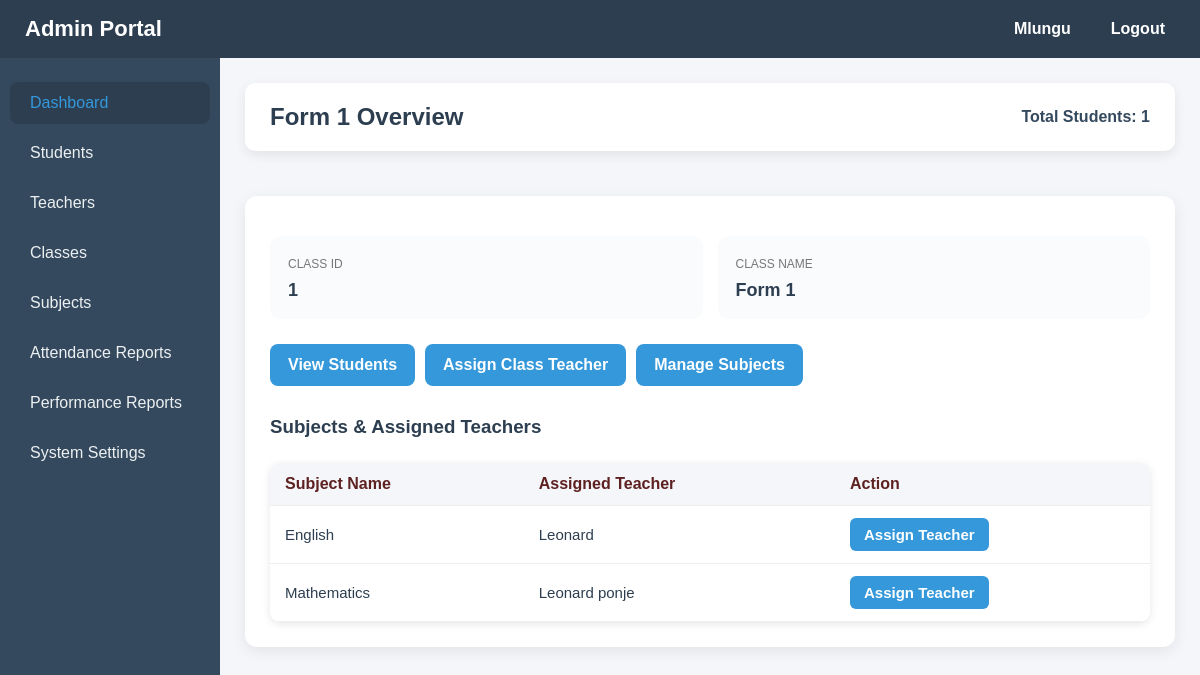
Page /admin/classes/view_class.php?id=1 (signed in) on the committed database.
### tables this page shows
CREATE TABLE IF NOT EXISTS `classes` (
  `class_id` int NOT NULL AUTO_INCREMENT,
  `class_name` varchar(50) NOT NULL,
  `class_teacher` int DEFAULT NULL,
  PRIMARY KEY (`class_id`),
  KEY `class_teacher` (`class_teacher`)
);

CREATE TABLE IF NOT EXISTS `subjects` (
  `subject_id` int NOT NULL AUTO_INCREMENT,
  `subject_name` varchar(100) NOT NULL,
  `class_id` int DEFAULT NULL,
  PRIMARY KEY (`subject_id`)
);

CREATE TABLE IF NOT EXISTS `users` (
  `user_id` int NOT NULL AUTO_INCREMENT,
  `name` varchar(100) NOT NULL,
  `username` varchar(50) NOT NULL,
  `password` varchar(255) NOT NULL,
  `role` enum('admin','teacher','student') NOT NULL,
  `email` varchar(100) DEFAULT NULL,
  `phone` varchar(20) DEFAULT NULL,
  `created_at` timestamp NULL DEFAULT CURRENT_TIMESTAMP,
  `profile_image` varchar(255) DEFAULT 'default.png',
  `last_login` datetime DEFAULT NULL,
  PRIMARY KEY (`user_id`),
  UNIQUE KEY `username` (`username`)
);

### admin/classes/view_class.php (the view, shortened to what this page needs)
<?php
include("../../config/database.php");
$class_id = intval($_GET['id']);
$class = mysqli_query($conn, "SELECT * FROM classes WHERE class_id='$class_id'");
$class_data = mysqli_fetch_assoc($class);
$students_count = mysqli_fetch_assoc(mysqli_query($conn, "
    SELECT COUNT(*) AS total
    FROM students
    WHERE class_id='$class_id'
"))['total'];
$subjects = mysqli_query($conn, "
    SELECT s.subject_id, s.subject_name, u.name AS teacher_name
    FROM subjects s
    LEFT JOIN class_subjects cs
        ON cs.subject_id = s.subject_id AND cs.class_id = s.class_id
    LEFT JOIN teachers t
        ON t.teacher_id = cs.teacher_id
    LEFT JOIN users u
        ON u.user_id = t.user_id
    WHERE s.class_id = '$class_id'
    ORDER BY s.subject_name ASC
");
?>
<!DOCTYPE html>
<html>
<head>
    <link rel="stylesheet" href="../../assets/css/admin.css">
</head>
<body>
<div class="header">
    <div class="header-left">
        <span class="dashboard-title">Admin Portal</span>
    </div>
    <div class="header-right">
        <span class="header-name"><?php echo $_SESSION['name']; ?></span>
        <a href="../../includes/logout.php">Logout</a>
    </div>
</div>
<div class="dashboard">
<div class="sidebar">
    <a href="../dashboard.php" class="active">Dashboard</a>
    <a href="../students/manage_students.php">Students</a>
    <a href="../teachers/manage_teachers.php">Teachers</a>
    <a href="../classes/manage_classes.php">Classes</a>
    <a href="../subjects/manage_subjects.php">Subjects</a>
    <a href="../reports/attendance_report.php">Attendance Reports</a>
    <a href="../reports/performance_report.php">Performance Reports</a>
    <a href="../settings/system_settings.php">System Settings</a>
</div>
    <div class="content">
        <div class="profile-header">
            <h2><?php echo htmlspecialchars($class_data['class_name']); ?> Overview</h2>
            <div>Total Students: <strong><?php echo $students_count; ?></strong></div>
        </div>
        <div class="profile-card">
            <div class="detail-grid">
                <div class="detail-box">
                    <label>Class ID</label>
                    <p><?php echo $class_data['class_id']; ?></p>
                </div>
                <div class="detail-box">
                    <label>Class Name</label>
                    <p><?php echo htmlspecialchars($class_data['class_name']); ?></p>
                </div>
            </div>
            <div class="action-bar">
                <a href="class_students.php?id=<?php echo $class_data['class_id']; ?>">View Students</a>
                <a href="assign_teacher.php?id=<?php echo $class_data['class_id']; ?>">Assign Class Teacher</a>
                <a href="../../admin/subjects/manage_subjects.php?class_id=<?php echo $class_data['class_id']; ?>">Manage Subjects</a>
            </div>
            <h3 style="margin-top:30px; color:#2c3e50;">Subjects & Assigned Teachers</h3>
            <table>
                <thead>
                    <tr>
                        <th>Subject Name</th>
                        <th>Assigned Teacher</th>
                        <th>Action</th>
                    </tr>
                </thead>
                <tbody>
                    <?php if(mysqli_num_rows($subjects) > 0): ?>
                        <?php while($sub = mysqli_fetch_assoc($subjects)) { ?>
                            <tr>
                                <td><?php echo htmlspecialchars($sub['subject_name']); ?></td>
                                <td>
                                    <?php
                                        echo $sub['teacher_name']
                                            ? htmlspecialchars($sub['teacher_name'])
                                            : '<span class="no-teacher">Not Assigned</span>';
                                    ?>
                                </td>
                               <td>
    <a href="assign_teacher_subject.php?class_id=<?php echo $class_id; ?>&subject_id=<?php echo $sub['subject_id']; ?>" class="btn-assign">
        Assign Teacher
    </a>
</td>
                            </tr>
                        <?php } ?>
                    <?php else: ?>
                        <tr>
                            <td colspan="3">No subjects found for this class.</td>
                        </tr>
                    <?php endif; ?>
                </tbody>
            </table>
        </div>
    </div>
</div>
</body>
</html>

### assets/css/admin.css (style rules this page uses)
body { font-family: Arial, Helvetica, sans-serif; background: #f4f6f9; margin: 0; }
.header { display: flex; justify-content: space-between; align-items: center; background: #2c3e50; color: white; padding: 12px 25px; }
.header-left .dashboard-title { font-size: 22px; font-weight: bold; }
.header-right { display: flex; align-items: center; gap: 15px; }
.header-name { font-weight: bold; }
.header a { color: white; text-decoration: none; font-weight: bold; padding: 5px 10px; border-radius: 5px; transition: 0.3s; }
.dashboard { display: flex; min-height: calc(100vh - 60px); }
.sidebar { width:220px; background:#34495e; padding:20px 0; display:flex; flex-direction:column; }
.sidebar a { display:flex; align-items:center; padding:12px 18px; margin:4px 10px; color:white; text-decoration:none; border-radius:8px; transition:0.3s; }
.content { flex: 1; padding: 25px; display: flex; flex-direction: column; gap: 25px; }
table { width: 100%; border-collapse: collapse; background: white; border-radius: 10px; overflow: hidden; box-shadow: 0 2px 8px rgba(0,0,0,0.1); }
table th, table td { padding: 12px 15px; text-align: left; border-bottom: 1px solid #eee; }
table th { background: #f4f6f9; }

### admin/classes/view_class.php (style rules this page uses)
body { font-family: Arial, sans-serif; background: #f5f6fa; margin:0; padding:0; }
.header { background: #2c3e50; color: #fff; display: flex; justify-content: space-between; padding: 15px 25px; align-items: center; }
.header a { color: #fff; text-decoration: none; margin-left: 15px; }
.dashboard-title { font-size: 20px; font-weight: bold; }
.dashboard { display: flex; }
.sidebar { width: 220px; background: #34495e; min-height: 100vh; padding-top: 20px; display: flex; flex-direction: column; }
.sidebar a { color: #ecf0f1; padding: 12px 20px; text-decoration: none; transition: 0.2s; }
.sidebar a.active, .sidebar a:hover { background:#2c3e50; color:#3498db; }
.content { flex: 1; padding: 25px; }
.profile-header { background: #fff; padding: 20px 25px; border-radius: 10px; display: flex; justify-content: space-between; align-items: center; box-shadow: 0 4px 12px rgba(0,0,0,0.08); margin-bottom: 20px; }
.profile-header h2 { margin:0; font-size: 24px; color: #2c3e50; }
.profile-header div { font-weight: bold; color: #34495e; }
.profile-card { background: #fff; padding: 25px; border-radius: 12px; box-shadow: 0 4px 15px rgba(0,0,0,0.08); }
.detail-grid { display: grid; grid-template-columns: repeat(auto-fit, minmax(220px, 1fr)); gap: 15px; margin-top: 15px; }
.detail-box { background: #f9fbfd; padding: 18px; border-radius: 10px; transition: 0.3s; }
.detail-box label { font-size: 12px; color: #777; text-transform: uppercase; }
.detail-box p { margin: 8px 0 0; font-size: 18px; font-weight: bold; color: #2c3e50; }
.action-bar { margin-top: 25px; display: flex; flex-wrap: wrap; gap: 10px; }
.action-bar a { padding: 12px 18px; border-radius: 8px; text-decoration: none; font-weight: bold; color: #fff; background-color:#3498db; transition: 0.3s; }
table { width: 100%; border-collapse: collapse; margin-top: 25px; background: #fff; border-radius: 10px; overflow: hidden; }
th, td { padding: 12px 15px; border-bottom: 1px solid #eee; text-align: left; }
th { background: #2c3e50; color: #5e2121; font-weight: bold; }
td { font-size: 15px; color: #2c3e50; }
.btn-assign { display: inline-block; padding: 8px 14px; background-color: #3498db; color: #fff; text-decoration: none; border-radius: 6px; font-weight: bold; transition: 0.3s; text-align: center; }

### rows in the picture
classes: class_name "Form 1", class_id "1"
subjects: subject_name "English", users.name "Leonard"
subjects: subject_name "Mathematics", users.name "Leonard ponje"

### other values in the picture
$_SESSION['name'] "Mlungu"
$students_count "1"
